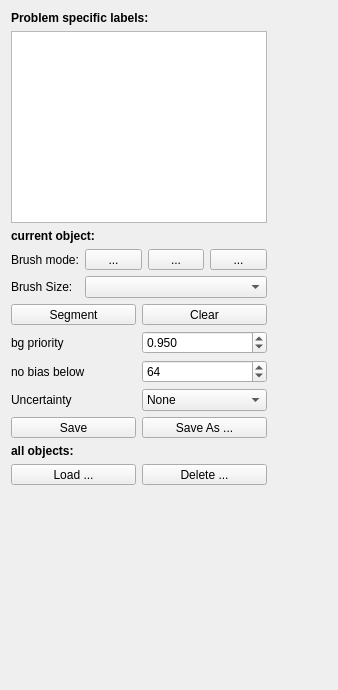
<?xml version="1.0" encoding="UTF-8"?>
<ui version="4.0">
 <class>containingWidget</class>
 <widget class="QWidget" name="containingWidget">
  <property name="geometry">
   <rect>
    <x>0</x>
    <y>0</y>
    <width>338</width>
    <height>690</height>
   </rect>
  </property>
  <property name="sizePolicy">
   <sizepolicy hsizetype="Preferred" vsizetype="Preferred">
    <horstretch>1</horstretch>
    <verstretch>0</verstretch>
   </sizepolicy>
  </property>
  <property name="minimumSize">
   <size>
    <width>256</width>
    <height>0</height>
   </size>
  </property>
  <property name="baseSize">
   <size>
    <width>0</width>
    <height>0</height>
   </size>
  </property>
  <property name="windowTitle">
   <string>Form</string>
  </property>
  <layout class="QVBoxLayout" name="verticalLayout_2">
   <item>
    <layout class="QHBoxLayout" name="horizontalLayout">
     <item>
      <layout class="QVBoxLayout" name="verticalLayout">
       <item>
        <widget class="QLabel" name="label">
         <property name="sizePolicy">
          <sizepolicy hsizetype="Preferred" vsizetype="Fixed">
           <horstretch>0</horstretch>
           <verstretch>0</verstretch>
          </sizepolicy>
         </property>
         <property name="text">
          <string>&lt;b&gt;Problem specific labels:&lt;/b&gt;</string>
         </property>
        </widget>
       </item>
       <item>
        <widget class="LabelListView" name="labelListView">
         <property name="sizePolicy">
          <sizepolicy hsizetype="Minimum" vsizetype="Minimum">
           <horstretch>0</horstretch>
           <verstretch>0</verstretch>
          </sizepolicy>
         </property>
        </widget>
       </item>
       <item>
        <widget class="QLabel" name="currentObjectLabel">
         <property name="font">
          <font>
           <weight>75</weight>
           <bold>true</bold>
          </font>
         </property>
         <property name="text">
          <string>current object:</string>
         </property>
        </widget>
       </item>
       <item>
        <layout class="QGridLayout" name="gridLayout">
         <item row="0" column="3">
          <widget class="QToolButton" name="eraserToolButton">
           <property name="sizePolicy">
            <sizepolicy hsizetype="MinimumExpanding" vsizetype="Fixed">
             <horstretch>0</horstretch>
             <verstretch>0</verstretch>
            </sizepolicy>
           </property>
           <property name="text">
            <string>...</string>
           </property>
           <property name="autoRaise">
            <bool>false</bool>
           </property>
          </widget>
         </item>
         <item row="0" column="0">
          <widget class="QLabel" name="label_4">
           <property name="text">
            <string>Brush mode:</string>
           </property>
          </widget>
         </item>
         <item row="1" column="0">
          <widget class="QLabel" name="brushSizeCaption">
           <property name="text">
            <string>Brush Size:</string>
           </property>
          </widget>
         </item>
         <item row="0" column="1">
          <widget class="QToolButton" name="arrowToolButton">
           <property name="sizePolicy">
            <sizepolicy hsizetype="MinimumExpanding" vsizetype="Fixed">
             <horstretch>0</horstretch>
             <verstretch>0</verstretch>
            </sizepolicy>
           </property>
           <property name="text">
            <string>...</string>
           </property>
          </widget>
         </item>
         <item row="0" column="2">
          <widget class="QToolButton" name="paintToolButton">
           <property name="sizePolicy">
            <sizepolicy hsizetype="MinimumExpanding" vsizetype="Fixed">
             <horstretch>0</horstretch>
             <verstretch>0</verstretch>
            </sizepolicy>
           </property>
           <property name="text">
            <string>...</string>
           </property>
          </widget>
         </item>
         <item row="1" column="1" colspan="3">
          <widget class="QComboBox" name="brushSizeComboBox"/>
         </item>
        </layout>
       </item>
       <item>
        <layout class="QHBoxLayout" name="horizontalLayout_6">
         <item>
          <widget class="QToolButton" name="segment">
           <property name="sizePolicy">
            <sizepolicy hsizetype="MinimumExpanding" vsizetype="Fixed">
             <horstretch>0</horstretch>
             <verstretch>0</verstretch>
            </sizepolicy>
           </property>
           <property name="text">
            <string>Segment</string>
           </property>
           <property name="icon">
            <iconset>
             <normaloff>../../shell/gui/icons/16x16/actions/media-playback-start.png</normaloff>../../shell/gui/icons/16x16/actions/media-playback-start.png</iconset>
           </property>
           <property name="toolButtonStyle">
            <enum>Qt::ToolButtonTextBesideIcon</enum>
           </property>
          </widget>
         </item>
         <item>
          <widget class="QToolButton" name="clear">
           <property name="sizePolicy">
            <sizepolicy hsizetype="MinimumExpanding" vsizetype="Fixed">
             <horstretch>0</horstretch>
             <verstretch>0</verstretch>
            </sizepolicy>
           </property>
           <property name="text">
            <string>Clear</string>
           </property>
           <property name="icon">
            <iconset>
             <normaloff>../../shell/gui/icons/16x16/actions/edit-clear.png</normaloff>../../shell/gui/icons/16x16/actions/edit-clear.png</iconset>
           </property>
           <property name="toolButtonStyle">
            <enum>Qt::ToolButtonTextBesideIcon</enum>
           </property>
          </widget>
         </item>
        </layout>
       </item>
       <item>
        <layout class="QGridLayout" name="gridLayout_2">
         <item row="0" column="0">
          <widget class="QLabel" name="label_2">
           <property name="text">
            <string>bg priority</string>
           </property>
          </widget>
         </item>
         <item row="0" column="1">
          <widget class="QDoubleSpinBox" name="backgroundPrioritySpin">
           <property name="decimals">
            <number>3</number>
           </property>
           <property name="maximum">
            <double>1.000000000000000</double>
           </property>
           <property name="singleStep">
            <double>0.005000000000000</double>
           </property>
           <property name="value">
            <double>0.950000000000000</double>
           </property>
          </widget>
         </item>
         <item row="1" column="0">
          <widget class="QLabel" name="label_3">
           <property name="text">
            <string>no bias below</string>
           </property>
          </widget>
         </item>
         <item row="1" column="1">
          <widget class="QSpinBox" name="noBiasBelowSpin">
           <property name="maximum">
            <number>255</number>
           </property>
           <property name="value">
            <number>64</number>
           </property>
          </widget>
         </item>
         <item row="2" column="0">
          <widget class="QLabel" name="label_6">
           <property name="text">
            <string>Uncertainty</string>
           </property>
          </widget>
         </item>
         <item row="2" column="1">
          <widget class="QComboBox" name="uncertaintyCombo">
           <item>
            <property name="text">
             <string>None</string>
            </property>
           </item>
           <item>
            <property name="text">
             <string>Local Margin</string>
            </property>
           </item>
           <item>
            <property name="text">
             <string>Exchange Count</string>
            </property>
           </item>
           <item>
            <property name="text">
             <string>Gabow</string>
            </property>
           </item>
          </widget>
         </item>
        </layout>
       </item>
       <item>
        <layout class="QHBoxLayout" name="horizontalLayout_4">
         <item>
          <widget class="QToolButton" name="save">
           <property name="sizePolicy">
            <sizepolicy hsizetype="MinimumExpanding" vsizetype="Fixed">
             <horstretch>0</horstretch>
             <verstretch>0</verstretch>
            </sizepolicy>
           </property>
           <property name="text">
            <string>Save</string>
           </property>
           <property name="icon">
            <iconset>
             <normaloff>../../shell/gui/icons/16x16/actions/document-save.png</normaloff>../../shell/gui/icons/16x16/actions/document-save.png</iconset>
           </property>
           <property name="toolButtonStyle">
            <enum>Qt::ToolButtonTextBesideIcon</enum>
           </property>
          </widget>
         </item>
         <item>
          <widget class="QToolButton" name="saveAs">
           <property name="sizePolicy">
            <sizepolicy hsizetype="MinimumExpanding" vsizetype="Fixed">
             <horstretch>0</horstretch>
             <verstretch>0</verstretch>
            </sizepolicy>
           </property>
           <property name="text">
            <string>Save As ...</string>
           </property>
           <property name="icon">
            <iconset>
             <normaloff>../../shell/gui/icons/16x16/actions/document-save-as.png</normaloff>../../shell/gui/icons/16x16/actions/document-save-as.png</iconset>
           </property>
           <property name="toolButtonStyle">
            <enum>Qt::ToolButtonTextBesideIcon</enum>
           </property>
          </widget>
         </item>
        </layout>
       </item>
       <item>
        <widget class="QLabel" name="label_5">
         <property name="font">
          <font>
           <weight>75</weight>
           <bold>true</bold>
          </font>
         </property>
         <property name="text">
          <string>all objects:</string>
         </property>
        </widget>
       </item>
       <item>
        <layout class="QHBoxLayout" name="horizontalLayout_5">
         <item>
          <widget class="QToolButton" name="load">
           <property name="sizePolicy">
            <sizepolicy hsizetype="MinimumExpanding" vsizetype="Fixed">
             <horstretch>0</horstretch>
             <verstretch>0</verstretch>
            </sizepolicy>
           </property>
           <property name="text">
            <string>Load ...</string>
           </property>
           <property name="icon">
            <iconset>
             <normaloff>../../shell/gui/icons/16x16/actions/document-open.png</normaloff>../../shell/gui/icons/16x16/actions/document-open.png</iconset>
           </property>
           <property name="toolButtonStyle">
            <enum>Qt::ToolButtonTextBesideIcon</enum>
           </property>
          </widget>
         </item>
         <item>
          <widget class="QToolButton" name="deleteObject">
           <property name="sizePolicy">
            <sizepolicy hsizetype="MinimumExpanding" vsizetype="Fixed">
             <horstretch>0</horstretch>
             <verstretch>0</verstretch>
            </sizepolicy>
           </property>
           <property name="text">
            <string>Delete ...</string>
           </property>
           <property name="icon">
            <iconset>
             <normaloff>../../shell/gui/icons/16x16/actions/edit-delete.png</normaloff>../../shell/gui/icons/16x16/actions/edit-delete.png</iconset>
           </property>
           <property name="toolButtonStyle">
            <enum>Qt::ToolButtonTextBesideIcon</enum>
           </property>
          </widget>
         </item>
        </layout>
       </item>
      </layout>
     </item>
     <item>
      <spacer name="horizontalSpacer">
       <property name="orientation">
        <enum>Qt::Horizontal</enum>
       </property>
       <property name="sizeHint" stdset="0">
        <size>
         <width>40</width>
         <height>20</height>
        </size>
       </property>
      </spacer>
     </item>
    </layout>
   </item>
   <item>
    <spacer name="verticalSpacer">
     <property name="orientation">
      <enum>Qt::Vertical</enum>
     </property>
     <property name="sizeHint" stdset="0">
      <size>
       <width>20</width>
       <height>165</height>
      </size>
     </property>
    </spacer>
   </item>
  </layout>
 </widget>
 <customwidgets>
  <customwidget>
   <class>LabelListView</class>
   <extends>QTableView</extends>
   <header>ilastik.widgets.labelListView</header>
  </customwidget>
 </customwidgets>
 <resources/>
 <connections/>
</ui>
